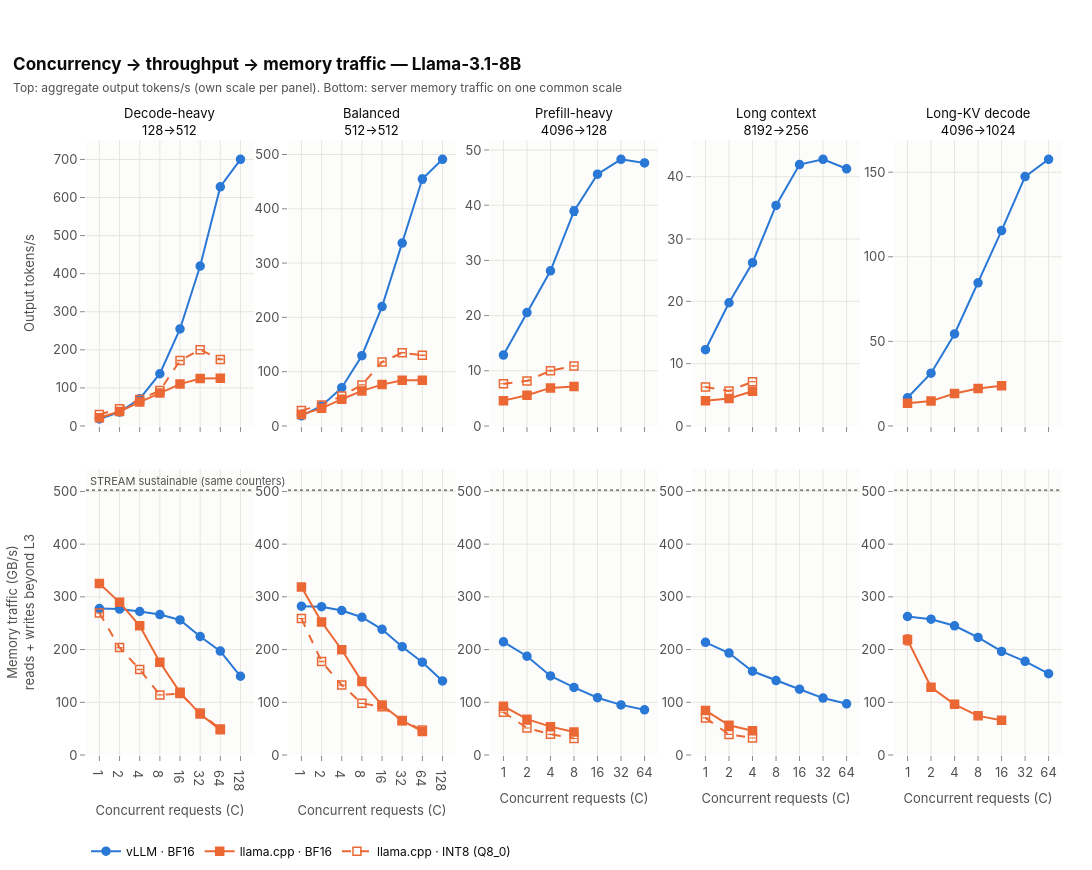

The cell this chart's notebook holds for it:
### Markdown cell above
## 1. Throughput and memory traffic together

### Code cell
fig = plots.concurrency_grid(primary, [
    plots.Panel("output_tok_s_mean", "Output tokens/s", "tok/s"),
    plots.Panel("mem_total_gbs_mean", "Memory traffic (GB/s)<br>reads + writes beyond L3", "GB/s", share_y=True,
                fmt=".0f", reference=(ceiling, "STREAM sustainable (same counters)")),
], title=f"Concurrency → throughput → memory traffic — {registry.model_label(MODEL)}",
   subtitle="Top: aggregate output tokens/s (own scale per panel). Bottom: server memory traffic on one common scale")
fig.show()
export_figure(fig, "throughput_and_memory_traffic", source=NOTEBOOK,
              caption="Output tokens/s (top) and server memory traffic (bottom) vs concurrency, with the STREAM ceiling (8B).")

### Figure 1 — Plotly figure (JSON) as saved in the notebook; plotly's stock layout.template omitted (floating-point values rounded to 4 significant figures)
{"data": [{"customdata": [[0.0312, 3.0], [0.02429, 3.0], [0.0506, 3.0], [0.03476, 3.0], [1.853, 3.0], [3.502, 3.0], [3.676, 3.0], [3.74, 3.0]], "error_y": {"array": [0.0312, 0.02429, 0.0506, 0.03476, 1.853, 3.502, 3.676, 3.74], "color": "#2a78d6", "thickness": 1.1, "type": "data", "width": 3}, "hovertemplate": "<b>vLLM · BF16</b><br>C = %{x}<br>Output tokens/s: %{y:.3g} tok/s ± %{customdata[0]:.3g}<br>repetitions: %{customdata[1]}<extra></extra>", "legendgroup": "vllm_bf16", "line": {"color": "#2a78d6", "dash": "solid", "width": 2.0}, "marker": {"color": "#2a78d6", "line": {"color": "#2a78d6", "width": 1.5}, "size": 8, "symbol": "circle"}, "mode": "lines+markers", "name": "vLLM · BF16", "showlegend": true, "type": "scatter", "x": [1, 2, 4, 8, 16, 32, 64, 128], "xaxis": "x", "y": [18.49, 36.58, 71.36, 137.2, 254.8, 420.0, 628.2, 700.4], "yaxis": "y"}, {"customdata": [[0.01496, 3.0], [0.01004, 3.0], [0.08068, 3.0], [0.07585, 3.0], [0.1544, 3.0], [0.09718, 3.0], [0.03605, 3.0]], "error_y": {"array": [0.01496, 0.01004, 0.08068, 0.07585, 0.1544, 0.09718, 0.03605], "color": "#eb6834", "thickness": 1.1, "type": "data", "width": 3}, "hovertemplate": "<b>llama.cpp · BF16</b><br>C = %{x}<br>Output tokens/s: %{y:.3g} tok/s ± %{customdata[0]:.3g}<br>repetitions: %{customdata[1]}<extra></extra>", "legendgroup": "llama_cpp_bf16", "line": {"color": "#eb6834", "dash": "solid", "width": 2.0}, "marker": {"color": "#eb6834", "line": {"color": "#eb6834", "width": 1.5}, "size": 8, "symbol": "square"}, "mode": "lines+markers", "name": "llama.cpp · BF16", "showlegend": true, "type": "scatter", "x": [1, 2, 4, 8, 16, 32, 64], "xaxis": "x", "y": [21.58, 38.07, 62.79, 86.6, 110.0, 124.5, 125.4], "yaxis": "y"}, {"customdata": [[0.01783, 3.0], [0.1006, 3.0], [0.04267, 3.0], [0.1355, 3.0], [0.2714, 3.0], [0.1703, 3.0], [0.7255, 3.0]], "error_y": {"array": [0.01783, 0.1006, 0.04267, 0.1355, 0.2714, 0.1703, 0.7255], "color": "#eb6834", "thickness": 1.1, "type": "data", "width": 3}, "hovertemplate": "<b>llama.cpp · INT8 (Q8_0)</b><br>C = %{x}<br>Output tokens/s: %{y:.3g} tok/s ± %{customdata[0]:.3g}<br>repetitions: %{customdata[1]}<extra></extra>", "legendgroup": "llama_cpp_int8", "line": {"color": "#eb6834", "dash": "dash", "width": 2.0}, "marker": {"color": "#eb6834", "line": {"color": "#eb6834", "width": 1.5}, "size": 8, "symbol": "square-open"}, "mode": "lines+markers", "name": "llama.cpp · INT8 (Q8_0)", "showlegend": true, "type": "scatter", "x": [1, 2, 4, 8, 16, 32, 64], "xaxis": "x", "y": [30.2, 44.98, 69.66, 92.91, 171.9, 200.5, 174.8], "yaxis": "y"}, {"customdata": [[0.03267, 3.0], [0.02732, 3.0], [0.0336, 3.0], [0.2749, 3.0], [0.2212, 3.0], [2.866, 3.0], [6.978, 3.0], [3.707, 3.0]], "error_y": {"array": [0.03267, 0.02732, 0.0336, 0.2749, 0.2212, 2.866, 6.978, 3.707], "color": "#2a78d6", "thickness": 1.1, "type": "data", "width": 3}, "hovertemplate": "<b>vLLM · BF16</b><br>C = %{x}<br>Output tokens/s: %{y:.3g} tok/s ± %{customdata[0]:.3g}<br>repetitions: %{customdata[1]}<extra></extra>", "legendgroup": "vllm_bf16", "line": {"color": "#2a78d6", "dash": "solid", "width": 2.0}, "marker": {"color": "#2a78d6", "line": {"color": "#2a78d6", "width": 1.5}, "size": 8, "symbol": "circle"}, "mode": "lines+markers", "name": "vLLM · BF16", "showlegend": false, "type": "scatter", "x": [1, 2, 4, 8, 16, 32, 64, 128], "xaxis": "x2", "y": [18.67, 36.84, 70.49, 129.4, 220.0, 337.0, 454.8, 491.2], "yaxis": "y2"}, {"customdata": [[0.00268, 3.0], [0.01443, 3.0], [0.007448, 3.0], [0.0473, 3.0], [0.04967, 3.0], [0.1119, 3.0], [0.03301, 3.0]], "error_y": {"array": [0.00268, 0.01443, 0.007448, 0.0473, 0.04967, 0.1119, 0.03301], "color": "#eb6834", "thickness": 1.1, "type": "data", "width": 3}, "hovertemplate": "<b>llama.cpp · BF16</b><br>C = %{x}<br>Output tokens/s: %{y:.3g} tok/s ± %{customdata[0]:.3g}<br>repetitions: %{customdata[1]}<extra></extra>", "legendgroup": "llama_cpp_bf16", "line": {"color": "#eb6834", "dash": "solid", "width": 2.0}, "marker": {"color": "#eb6834", "line": {"color": "#eb6834", "width": 1.5}, "size": 8, "symbol": "square"}, "mode": "lines+markers", "name": "llama.cpp · BF16", "showlegend": false, "type": "scatter", "x": [1, 2, 4, 8, 16, 32, 64], "xaxis": "x2", "y": [20.96, 32.49, 49.29, 64.6, 76.19, 84.1, 83.99], "yaxis": "y2"}, {"customdata": [[0.002239, 3.0], [0.03444, 3.0], [0.03493, 3.0], [0.06728, 3.0], [0.04877, 3.0], [0.322, 3.0], [0.1741, 3.0]], "error_y": {"array": [0.002239, 0.03444, 0.03493, 0.06728, 0.04877, 0.322, 0.1741], "color": "#eb6834", "thickness": 1.1, "type": "data", "width": 3}, "hovertemplate": "<b>llama.cpp · INT8 (Q8_0)</b><br>C = %{x}<br>Output tokens/s: %{y:.3g} tok/s ± %{customdata[0]:.3g}<br>repetitions: %{customdata[1]}<extra></extra>", "legendgroup": "llama_cpp_int8", "line": {"color": "#eb6834", "dash": "dash", "width": 2.0}, "marker": {"color": "#eb6834", "line": {"color": "#eb6834", "width": 1.5}, "size": 8, "symbol": "square-open"}, "mode": "lines+markers", "name": "llama.cpp · INT8 (Q8_0)", "showlegend": false, "type": "scatter", "x": [1, 2, 4, 8, 16, 32, 64], "xaxis": "x2", "y": [28.73, 38.42, 54.99, 75.67, 117.8, 134.7, 130.3], "yaxis": "y2"}, {"customdata": [[0.01777, 3.0], [0.02356, 3.0], [0.2422, 3.0], [0.767, 3.0], [0.08457, 3.0], [0.08313, 3.0], [0.02294, 3.0]], "error_y": {"array": [0.01777, 0.02356, 0.2422, 0.767, 0.08457, 0.08313, 0.02294], "color": "#2a78d6", "thickness": 1.1, "type": "data", "width": 3}, "hovertemplate": "<b>vLLM · BF16</b><br>C = %{x}<br>Output tokens/s: %{y:.3g} tok/s ± %{customdata[0]:.3g}<br>repetitions: %{customdata[1]}<extra></extra>", "legendgroup": "vllm_bf16", "line": {"color": "#2a78d6", "dash": "solid", "width": 2.0}, "marker": {"color": "#2a78d6", "line": {"color": "#2a78d6", "width": 1.5}, "size": 8, "symbol": "circle"}, "mode": "lines+markers", "name": "vLLM · BF16", "showlegend": false, "type": "scatter", "x": [1, 2, 4, 8, 16, 32, 64], "xaxis": "x3", "y": [12.84, 20.55, 28.11, 38.93, 45.62, 48.32, 47.66], "yaxis": "y3"}, {"customdata": [[0.00637, 3.0], [0.00892, 3.0], [0.003534, 3.0], [0.001356, 3.0]], "error_y": {"array": [0.00637, 0.00892, 0.003534, 0.001356], "color": "#eb6834", "thickness": 1.1, "type": "data", "width": 3}, "hovertemplate": "<b>llama.cpp · BF16</b><br>C = %{x}<br>Output tokens/s: %{y:.3g} tok/s ± %{customdata[0]:.3g}<br>repetitions: %{customdata[1]}<extra></extra>", "legendgroup": "llama_cpp_bf16", "line": {"color": "#eb6834", "dash": "solid", "width": 2.0}, "marker": {"color": "#eb6834", "line": {"color": "#eb6834", "width": 1.5}, "size": 8, "symbol": "square"}, "mode": "lines+markers", "name": "llama.cpp · BF16", "showlegend": false, "type": "scatter", "x": [1, 2, 4, 8], "xaxis": "x3", "y": [4.589, 5.565, 6.898, 7.132], "yaxis": "y3"}, {"customdata": [[0.002077, 3.0], [0.01553, 3.0], [0.0605, 3.0], [0.005366, 3.0]], "error_y": {"array": [0.002077, 0.01553, 0.0605, 0.005366], "color": "#eb6834", "thickness": 1.1, "type": "data", "width": 3}, "hovertemplate": "<b>llama.cpp · INT8 (Q8_0)</b><br>C = %{x}<br>Output tokens/s: %{y:.3g} tok/s ± %{customdata[0]:.3g}<br>repetitions: %{customdata[1]}<extra></extra>", "legendgroup": "llama_cpp_int8", "line": {"color": "#eb6834", "dash": "dash", "width": 2.0}, "marker": {"color": "#eb6834", "line": {"color": "#eb6834", "width": 1.5}, "size": 8, "symbol": "square-open"}, "mode": "lines+markers", "name": "llama.cpp · INT8 (Q8_0)", "showlegend": false, "type": "scatter", "x": [1, 2, 4, 8], "xaxis": "x3", "y": [7.657, 8.171, 10.03, 10.89], "yaxis": "y3"}, {"customdata": [[0.005154, 3.0], [0.03443, 3.0], [0.06085, 3.0], [0.04188, 3.0], [0.03011, 3.0], [0.05367, 3.0], [0.1135, 3.0]], "error_y": {"array": [0.005154, 0.03443, 0.06085, 0.04188, 0.03011, 0.05367, 0.1135], "color": "#2a78d6", "thickness": 1.1, "type": "data", "width": 3}, "hovertemplate": "<b>vLLM · BF16</b><br>C = %{x}<br>Output tokens/s: %{y:.3g} tok/s ± %{customdata[0]:.3g}<br>repetitions: %{customdata[1]}<extra></extra>", "legendgroup": "vllm_bf16", "line": {"color": "#2a78d6", "dash": "solid", "width": 2.0}, "marker": {"color": "#2a78d6", "line": {"color": "#2a78d6", "width": 1.5}, "size": 8, "symbol": "circle"}, "mode": "lines+markers", "name": "vLLM · BF16", "showlegend": false, "type": "scatter", "x": [1, 2, 4, 8, 16, 32, 64], "xaxis": "x4", "y": [12.24, 19.77, 26.2, 35.38, 41.94, 42.79, 41.27], "yaxis": "y4"}, {"customdata": [[0.0002364, 3.0], [0.006005, 3.0], [0.00051, 3.0]], "error_y": {"array": [0.0002364, 0.006005, 0.00051], "color": "#eb6834", "thickness": 1.1, "type": "data", "width": 3}, "hovertemplate": "<b>llama.cpp · BF16</b><br>C = %{x}<br>Output tokens/s: %{y:.3g} tok/s ± %{customdata[0]:.3g}<br>repetitions: %{customdata[1]}<extra></extra>", "legendgroup": "llama_cpp_bf16", "line": {"color": "#eb6834", "dash": "solid", "width": 2.0}, "marker": {"color": "#eb6834", "line": {"color": "#eb6834", "width": 1.5}, "size": 8, "symbol": "square"}, "mode": "lines+markers", "name": "llama.cpp · BF16", "showlegend": false, "type": "scatter", "x": [1, 2, 4], "xaxis": "x4", "y": [4.055, 4.416, 5.56], "yaxis": "y4"}, {"customdata": [[0.005089, 3.0], [0.00203, 3.0], [0.00802, 3.0]], "error_y": {"array": [0.005089, 0.00203, 0.00802], "color": "#eb6834", "thickness": 1.1, "type": "data", "width": 3}, "hovertemplate": "<b>llama.cpp · INT8 (Q8_0)</b><br>C = %{x}<br>Output tokens/s: %{y:.3g} tok/s ± %{customdata[0]:.3g}<br>repetitions: %{customdata[1]}<extra></extra>", "legendgroup": "llama_cpp_int8", "line": {"color": "#eb6834", "dash": "dash", "width": 2.0}, "marker": {"color": "#eb6834", "line": {"color": "#eb6834", "width": 1.5}, "size": 8, "symbol": "square-open"}, "mode": "lines+markers", "name": "llama.cpp · INT8 (Q8_0)", "showlegend": false, "type": "scatter", "x": [1, 2, 4], "xaxis": "x4", "y": [6.26, 5.614, 7.103], "yaxis": "y4"}, {"customdata": [[0.006609, 3.0], [0.03079, 3.0], [0.03434, 3.0], [0.1268, 3.0], [0.3817, 3.0], [0.4812, 3.0], [1.332, 3.0]], "error_y": {"array": [0.006609, 0.03079, 0.03434, 0.1268, 0.3817, 0.4812, 1.332], "color": "#2a78d6", "thickness": 1.1, "type": "data", "width": 3}, "hovertemplate": "<b>vLLM · BF16</b><br>C = %{x}<br>Output tokens/s: %{y:.3g} tok/s ± %{customdata[0]:.3g}<br>repetitions: %{customdata[1]}<extra></extra>", "legendgroup": "vllm_bf16", "line": {"color": "#2a78d6", "dash": "solid", "width": 2.0}, "marker": {"color": "#2a78d6", "line": {"color": "#2a78d6", "width": 1.5}, "size": 8, "symbol": "circle"}, "mode": "lines+markers", "name": "vLLM · BF16", "showlegend": false, "type": "scatter", "x": [1, 2, 4, 8, 16, 32, 64], "xaxis": "x5", "y": [16.67, 31.19, 54.39, 84.61, 115.5, 147.4, 157.6], "yaxis": "y5"}, {"customdata": [[0.5928, 3.0], [0.02069, 3.0], [0.8145, 3.0], [0.3644, 3.0], [0.3884, 3.0]], "error_y": {"array": [0.5928, 0.02069, 0.8145, 0.3644, 0.3884], "color": "#eb6834", "thickness": 1.1, "type": "data", "width": 3}, "hovertemplate": "<b>llama.cpp · BF16</b><br>C = %{x}<br>Output tokens/s: %{y:.3g} tok/s ± %{customdata[0]:.3g}<br>repetitions: %{customdata[1]}<extra></extra>", "legendgroup": "llama_cpp_bf16", "line": {"color": "#eb6834", "dash": "solid", "width": 2.0}, "marker": {"color": "#eb6834", "line": {"color": "#eb6834", "width": 1.5}, "size": 8, "symbol": "square"}, "mode": "lines+markers", "name": "llama.cpp · BF16", "showlegend": false, "type": "scatter", "x": [1, 2, 4, 8, 16], "xaxis": "x5", "y": [13.5, 14.7, 19.18, 22.12, 23.81], "yaxis": "y5"}, {"customdata": [[0.6282, 3.0], [0.1855, 3.0], [0.1999, 3.0], [0.1582, 3.0], [2.028, 3.0], [1.85, 3.0], [0.4625, 3.0], [0.4019, 3.0]], "error_y": {"array": [0.6282, 0.1855, 0.1999, 0.1582, 2.028, 1.85, 0.4625, 0.4019], "color": "#2a78d6", "thickness": 1.1, "type": "data", "width": 3}, "hovertemplate": "<b>vLLM · BF16</b><br>C = %{x}<br>Memory traffic (GB/s): %{y:.0f} GB/s ± %{customdata[0]:.0f}<br>repetitions: %{customdata[1]}<extra></extra>", "legendgroup": "vllm_bf16", "line": {"color": "#2a78d6", "dash": "solid", "width": 2.0}, "marker": {"color": "#2a78d6", "line": {"color": "#2a78d6", "width": 1.5}, "size": 8, "symbol": "circle"}, "mode": "lines+markers", "name": "vLLM · BF16", "showlegend": false, "type": "scatter", "x": [1, 2, 4, 8, 16, 32, 64, 128], "xaxis": "x6", "y": [277.8, 276.8, 272.3, 266.5, 256.2, 224.8, 197.1, 149.4], "yaxis": "y6"}, {"customdata": [[0.1718, 3.0], [0.2294, 3.0], [0.06004, 3.0], [0.1626, 3.0], [0.2615, 3.0], [0.1108, 3.0], [0.1004, 3.0]], "error_y": {"array": [0.1718, 0.2294, 0.06004, 0.1626, 0.2615, 0.1108, 0.1004], "color": "#eb6834", "thickness": 1.1, "type": "data", "width": 3}, "hovertemplate": "<b>llama.cpp · BF16</b><br>C = %{x}<br>Memory traffic (GB/s): %{y:.0f} GB/s ± %{customdata[0]:.0f}<br>repetitions: %{customdata[1]}<extra></extra>", "legendgroup": "llama_cpp_bf16", "line": {"color": "#eb6834", "dash": "solid", "width": 2.0}, "marker": {"color": "#eb6834", "line": {"color": "#eb6834", "width": 1.5}, "size": 8, "symbol": "square"}, "mode": "lines+markers", "name": "llama.cpp · BF16", "showlegend": false, "type": "scatter", "x": [1, 2, 4, 8, 16, 32, 64], "xaxis": "x6", "y": [325.2, 289.6, 245.0, 175.9, 118.9, 77.62, 47.72], "yaxis": "y6"}, {"customdata": [[0.1358, 3.0], [0.1873, 3.0], [0.296, 3.0], [0.1248, 3.0], [0.295, 3.0], [0.05862, 3.0], [0.322, 3.0]], "error_y": {"array": [0.1358, 0.1873, 0.296, 0.1248, 0.295, 0.05862, 0.322], "color": "#eb6834", "thickness": 1.1, "type": "data", "width": 3}, "hovertemplate": "<b>llama.cpp · INT8 (Q8_0)</b><br>C = %{x}<br>Memory traffic (GB/s): %{y:.0f} GB/s ± %{customdata[0]:.0f}<br>repetitions: %{customdata[1]}<extra></extra>", "legendgroup": "llama_cpp_int8", "line": {"color": "#eb6834", "dash": "dash", "width": 2.0}, "marker": {"color": "#eb6834", "line": {"color": "#eb6834", "width": 1.5}, "size": 8, "symbol": "square-open"}, "mode": "lines+markers", "name": "llama.cpp · INT8 (Q8_0)", "showlegend": false, "type": "scatter", "x": [1, 2, 4, 8, 16, 32, 64], "xaxis": "x6", "y": [269.3, 203.7, 162.3, 113.9, 116.5, 79.8, 49.22], "yaxis": "y6"}, {"customdata": [[0.4717, 3.0], [0.01067, 3.0], [0.1222, 3.0], [0.8275, 3.0], [0.0966, 3.0], [1.82, 3.0], [1.998, 3.0], [0.9607, 3.0]], "error_y": {"array": [0.4717, 0.01067, 0.1222, 0.8275, 0.0966, 1.82, 1.998, 0.9607], "color": "#2a78d6", "thickness": 1.1, "type": "data", "width": 3}, "hovertemplate": "<b>vLLM · BF16</b><br>C = %{x}<br>Memory traffic (GB/s): %{y:.0f} GB/s ± %{customdata[0]:.0f}<br>repetitions: %{customdata[1]}<extra></extra>", "legendgroup": "vllm_bf16", "line": {"color": "#2a78d6", "dash": "solid", "width": 2.0}, "marker": {"color": "#2a78d6", "line": {"color": "#2a78d6", "width": 1.5}, "size": 8, "symbol": "circle"}, "mode": "lines+markers", "name": "vLLM · BF16", "showlegend": false, "type": "scatter", "x": [1, 2, 4, 8, 16, 32, 64, 128], "xaxis": "x7", "y": [282.2, 281.3, 274.1, 261.3, 238.5, 205.5, 176.0, 140.5], "yaxis": "y7"}, {"customdata": [[0.125, 3.0], [0.2642, 3.0], [0.02442, 3.0], [0.1047, 3.0], [0.1181, 3.0], [0.08594, 3.0], [0.03908, 3.0]], "error_y": {"array": [0.125, 0.2642, 0.02442, 0.1047, 0.1181, 0.08594, 0.03908], "color": "#eb6834", "thickness": 1.1, "type": "data", "width": 3}, "hovertemplate": "<b>llama.cpp · BF16</b><br>C = %{x}<br>Memory traffic (GB/s): %{y:.0f} GB/s ± %{customdata[0]:.0f}<br>repetitions: %{customdata[1]}<extra></extra>", "legendgroup": "llama_cpp_bf16", "line": {"color": "#eb6834", "dash": "solid", "width": 2.0}, "marker": {"color": "#eb6834", "line": {"color": "#eb6834", "width": 1.5}, "size": 8, "symbol": "square"}, "mode": "lines+markers", "name": "llama.cpp · BF16", "showlegend": false, "type": "scatter", "x": [1, 2, 4, 8, 16, 32, 64], "xaxis": "x7", "y": [318.6, 252.3, 199.6, 139.4, 94.7, 65.2, 44.8], "yaxis": "y7"}, {"customdata": [[0.01303, 3.0], [0.2986, 3.0], [0.09675, 3.0], [0.09534, 3.0], [0.07741, 3.0], [0.1449, 3.0], [0.05952, 3.0]], "error_y": {"array": [0.01303, 0.2986, 0.09675, 0.09534, 0.07741, 0.1449, 0.05952], "color": "#eb6834", "thickness": 1.1, "type": "data", "width": 3}, "hovertemplate": "<b>llama.cpp · INT8 (Q8_0)</b><br>C = %{x}<br>Memory traffic (GB/s): %{y:.0f} GB/s ± %{customdata[0]:.0f}<br>repetitions: %{customdata[1]}<extra></extra>", "legendgroup": "llama_cpp_int8", "line": {"color": "#eb6834", "dash": "dash", "width": 2.0}, "marker": {"color": "#eb6834", "line": {"color": "#eb6834", "width": 1.5}, "size": 8, "symbol": "square-open"}, "mode": "lines+markers", "name": "llama.cpp · INT8 (Q8_0)", "showlegend": false, "type": "scatter", "x": [1, 2, 4, 8, 16, 32, 64], "xaxis": "x7", "y": [258.8, 177.4, 132.6, 97.95, 91.55, 65.29, 47.27], "yaxis": "y7"}, {"customdata": [[0.614, 3.0], [0.1671, 3.0], [1.195, 3.0], [1.444, 3.0], [0.2731, 3.0], [0.1791, 3.0], [0.1164, 3.0]], "error_y": {"array": [0.614, 0.1671, 1.195, 1.444, 0.2731, 0.1791, 0.1164], "color": "#2a78d6", "thickness": 1.1, "type": "data", "width": 3}, "hovertemplate": "<b>vLLM · BF16</b><br>C = %{x}<br>Memory traffic (GB/s): %{y:.0f} GB/s ± %{customdata[0]:.0f}<br>repetitions: %{customdata[1]}<extra></extra>", "legendgroup": "vllm_bf16", "line": {"color": "#2a78d6", "dash": "solid", "width": 2.0}, "marker": {"color": "#2a78d6", "line": {"color": "#2a78d6", "width": 1.5}, "size": 8, "symbol": "circle"}, "mode": "lines+markers", "name": "vLLM · BF16", "showlegend": false, "type": "scatter", "x": [1, 2, 4, 8, 16, 32, 64], "xaxis": "x8", "y": [214.7, 187.3, 150.1, 128.1, 108.7, 95.03, 85.7], "yaxis": "y8"}, {"customdata": [[0.06014, 3.0], [0.0857, 3.0], [0.02686, 3.0], [0.007025, 3.0]], "error_y": {"array": [0.06014, 0.0857, 0.02686, 0.007025], "color": "#eb6834", "thickness": 1.1, "type": "data", "width": 3}, "hovertemplate": "<b>llama.cpp · BF16</b><br>C = %{x}<br>Memory traffic (GB/s): %{y:.0f} GB/s ± %{customdata[0]:.0f}<br>repetitions: %{customdata[1]}<extra></extra>", "legendgroup": "llama_cpp_bf16", "line": {"color": "#eb6834", "dash": "solid", "width": 2.0}, "marker": {"color": "#eb6834", "line": {"color": "#eb6834", "width": 1.5}, "size": 8, "symbol": "square"}, "mode": "lines+markers", "name": "llama.cpp · BF16", "showlegend": false, "type": "scatter", "x": [1, 2, 4, 8], "xaxis": "x8", "y": [92.61, 67.94, 53.8, 43.74], "yaxis": "y8"}, {"customdata": [[0.05817, 3.0], [0.0519, 3.0], [0.117, 3.0], [0.0153, 3.0]], "error_y": {"array": [0.05817, 0.0519, 0.117, 0.0153], "color": "#eb6834", "thickness": 1.1, "type": "data", "width": 3}, "hovertemplate": "<b>llama.cpp · INT8 (Q8_0)</b><br>C = %{x}<br>Memory traffic (GB/s): %{y:.0f} GB/s ± %{customdata[0]:.0f}<br>repetitions: %{customdata[1]}<extra></extra>", "legendgroup": "llama_cpp_int8", "line": {"color": "#eb6834", "dash": "dash", "width": 2.0}, "marker": {"color": "#eb6834", "line": {"color": "#eb6834", "width": 1.5}, "size": 8, "symbol": "square-open"}, "mode": "lines+markers", "name": "llama.cpp · INT8 (Q8_0)", "showlegend": false, "type": "scatter", "x": [1, 2, 4, 8], "xaxis": "x8", "y": [81.1, 51.3, 39.31, 31.37], "yaxis": "y8"}, {"customdata": [[0.3258, 3.0], [0.3379, 3.0], [0.2882, 3.0], [0.2386, 3.0], [0.08058, 3.0], [0.08283, 3.0], [0.03107, 3.0]], "error_y": {"array": [0.3258, 0.3379, 0.2882, 0.2386, 0.08058, 0.08283, 0.03107], "color": "#2a78d6", "thickness": 1.1, "type": "data", "width": 3}, "hovertemplate": "<b>vLLM · BF16</b><br>C = %{x}<br>Memory traffic (GB/s): %{y:.0f} GB/s ± %{customdata[0]:.0f}<br>repetitions: %{customdata[1]}<extra></extra>", "legendgroup": "vllm_bf16", "line": {"color": "#2a78d6", "dash": "solid", "width": 2.0}, "marker": {"color": "#2a78d6", "line": {"color": "#2a78d6", "width": 1.5}, "size": 8, "symbol": "circle"}, "mode": "lines+markers", "name": "vLLM · BF16", "showlegend": false, "type": "scatter", "x": [1, 2, 4, 8, 16, 32, 64], "xaxis": "x9", "y": [213.7, 193.4, 158.8, 141.2, 124.8, 108.0, 97.07], "yaxis": "y9"}, {"customdata": [[0.06819, 3.0], [0.08432, 3.0], [0.009581, 3.0]], "error_y": {"array": [0.06819, 0.08432, 0.009581], "color": "#eb6834", "thickness": 1.1, "type": "data", "width": 3}, "hovertemplate": "<b>llama.cpp · BF16</b><br>C = %{x}<br>Memory traffic (GB/s): %{y:.0f} GB/s ± %{customdata[0]:.0f}<br>repetitions: %{customdata[1]}<extra></extra>", "legendgroup": "llama_cpp_bf16", "line": {"color": "#eb6834", "dash": "solid", "width": 2.0}, "marker": {"color": "#eb6834", "line": {"color": "#eb6834", "width": 1.5}, "size": 8, "symbol": "square"}, "mode": "lines+markers", "name": "llama.cpp · BF16", "showlegend": false, "type": "scatter", "x": [1, 2, 4], "xaxis": "x9", "y": [84.56, 56.41, 46.19], "yaxis": "y9"}, {"customdata": [[0.09953, 3.0], [0.05252, 3.0], [0.03222, 3.0]], "error_y": {"array": [0.09953, 0.05252, 0.03222], "color": "#eb6834", "thickness": 1.1, "type": "data", "width": 3}, "hovertemplate": "<b>llama.cpp · INT8 (Q8_0)</b><br>C = %{x}<br>Memory traffic (GB/s): %{y:.0f} GB/s ± %{customdata[0]:.0f}<br>repetitions: %{customdata[1]}<extra></extra>", "legendgroup": "llama_cpp_int8", "line": {"color": "#eb6834", "dash": "dash", "width": 2.0}, "marker": {"color": "#eb6834", "line": {"color": "#eb6834", "width": 1.5}, "size": 8, "symbol": "square-open"}, "mode": "lines+markers", "name": "llama.cpp · INT8 (Q8_0)", "showlegend": false, "type": "scatter", "x": [1, 2, 4], "xaxis": "x9", "y": [70.3, 39.0, 32.31], "yaxis": "y9"}, {"customdata": [[0.1435, 3.0], [0.2108, 3.0], [0.209, 3.0], [0.2123, 3.0], [0.5037, 3.0], [0.385, 3.0], [0.9444, 3.0]], "error_y": {"array": [0.1435, 0.2108, 0.209, 0.2123, 0.5037, 0.385, 0.9444], "color": "#2a78d6", "thickness": 1.1, "type": "data", "width": 3}, "hovertemplate": "<b>vLLM · BF16</b><br>C = %{x}<br>Memory traffic (GB/s): %{y:.0f} GB/s ± %{customdata[0]:.0f}<br>repetitions: %{customdata[1]}<extra></extra>", "legendgroup": "vllm_bf16", "line": {"color": "#2a78d6", "dash": "solid", "width": 2.0}, "marker": {"color": "#2a78d6", "line": {"color": "#2a78d6", "width": 1.5}, "size": 8, "symbol": "circle"}, "mode": "lines+markers", "name": "vLLM · BF16", "showlegend": false, "type": "scatter", "x": [1, 2, 4, 8, 16, 32, 64], "xaxis": "x10", "y": [262.7, 257.6, 245.1, 223.1, 196.4, 177.8, 154.3], "yaxis": "y10"}, {"customdata": [[9.606, 3.0], [0.1902, 3.0], [2.799, 3.0], [0.7221, 3.0], [0.6026, 3.0]], "error_y": {"array": [9.606, 0.1902, 2.799, 0.7221, 0.6026], "color": "#eb6834", "thickness": 1.1, "type": "data", "width": 3}, "hovertemplate": "<b>llama.cpp · BF16</b><br>C = %{x}<br>Memory traffic (GB/s): %{y:.0f} GB/s ± %{customdata[0]:.0f}<br>repetitions: %{customdata[1]}<extra></extra>", "legendgroup": "llama_cpp_bf16", "line": {"color": "#eb6834", "dash": "solid", "width": 2.0}, "marker": {"color": "#eb6834", "line": {"color": "#eb6834", "width": 1.5}, "size": 8, "symbol": "square"}, "mode": "lines+markers", "name": "llama.cpp · BF16", "showlegend": false, "type": "scatter", "x": [1, 2, 4, 8, 16], "xaxis": "x10", "y": [218.5, 128.4, 96.08, 74.24, 65.89], "yaxis": "y10"}], "layout": {"annotations": [{"font": {"color": "#0b0b0b", "size": 13}, "showarrow": false, "text": "Decode-heavy<br>128→512", "x": 0.086, "xanchor": "center", "xref": "paper", "y": 1.0, "yanchor": "bottom", "yref": "paper"}, {"font": {"color": "#0b0b0b", "size": 13}, "showarrow": false, "text": "Balanced<br>512→512", "x": 0.293, "xanchor": "center", "xref": "paper", "y": 1.0, "yanchor": "bottom", "yref": "paper"}, {"font": {"color": "#0b0b0b", "size": 13}, "showarrow": false, "text": "Prefill-heavy<br>4096→128", "x": 0.5, "xanchor": "center", "xref": "paper", "y": 1.0, "yanchor": "bottom", "yref": "paper"}, {"font": {"color": "#0b0b0b", "size": 13}, "showarrow": false, "text": "Long context<br>8192→256", "x": 0.707, "xanchor": "center", "xref": "paper", "y": 1.0, "yanchor": "bottom", "yref": "paper"}, {"font": {"color": "#0b0b0b", "size": 13}, "showarrow": false, "text": "Long-KV decode<br>4096→1024", "x": 0.914, "xanchor": "center", "xref": "paper", "y": 1.0, "yanchor": "bottom", "yref": "paper"}, {"font": {"color": "#52514e", "size": 11}, "showarrow": false, "text": "STREAM sustainable (same counters)", "x": 0.01, "xanchor": "left", "xref": "x6 domain", "y": 502.3, "yanchor": "bottom", "yref": "y6"}], "height": 870, "shapes": [{"line": {"color": "#52514e", "dash": "dot", "width": 1.3}, "type": "line", "x0": 0, "x1": 1, "xref": "x6 domain", "y0": 502.3, "y1": 502.3, "yref": "y6"}, {"line": {"color": "#52514e", "dash": "dot", "width": 1.3}, "type": "line", "x0": 0, "x1": 1, "xref": "x7 domain", "y0": 502.3, "y1": 502.3, "yref": "y7"}, {"line": {"color": "#52514e", "dash": "dot", "width": 1.3}, "type": "line", "x0": 0, "x1": 1, "xref": "x8 domain", "y0": 502.3, "y1": 502.3, "yref": "y8"}, {"line": {"color": "#52514e", "dash": "dot", "width": 1.3}, "type": "line", "x0": 0, "x1": 1, "xref": "x9 domain", "y0": 502.3, "y1": 502.3, "yref": "y9"}, {"line": {"color": "#52514e", "dash": "dot", "width": 1.3}, "type": "line", "x0": 0, "x1": 1, "xref": "x10 domain", "y0": 502.3, "y1": 502.3, "yref": "y10"}], "title": {"text": "<b>Concurrency → throughput → memory traffic — Llama-3.1-8B</b><br><span style='font-size:12px;color:#52514e'>Top: aggregate output tokens/s (own scale per panel). Bottom: server memory traffic on one common scale</span>"}, "width": 1100, "xaxis": {"anchor": "y", "domain": [0.0, 0.172], "matches": "x6", "showticklabels": false, "ticktext": ["1", "2", "4", "8", "16", "32", "64", "128"], "tickvals": [1, 2, 4, 8, 16, 32, 64, 128], "type": "log"}, "xaxis10": {"anchor": "y10", "domain": [0.828, 1.0], "ticktext": ["1", "2", "4", "8", "16", "32", "64", "128"], "tickvals": [1, 2, 4, 8, 16, 32, 64, 128], "title": {"text": "Concurrent requests (C)"}, "type": "log"}, "xaxis2": {"anchor": "y2", "domain": [0.207, 0.379], "matches": "x7", "showticklabels": false, "ticktext": ["1", "2", "4", "8", "16", "32", "64", "128"], "tickvals": [1, 2, 4, 8, 16, 32, 64, 128], "type": "log"}, "xaxis3": {"anchor": "y3", "domain": [0.414, 0.586], "matches": "x8", "showticklabels": false, "ticktext": ["1", "2", "4", "8", "16", "32", "64", "128"], "tickvals": [1, 2, 4, 8, 16, 32, 64, 128], "type": "log"}, "xaxis4": {"anchor": "y4", "domain": [0.621, 0.793], "matches": "x9", "showticklabels": false, "ticktext": ["1", "2", "4", "8", "16", "32", "64", "128"], "tickvals": [1, 2, 4, 8, 16, 32, 64, 128], "type": "log"}, "xaxis5": {"anchor": "y5", "domain": [0.828, 1.0], "matches": "x10", "showticklabels": false, "ticktext": ["1", "2", "4", "8", "16", "32", "64", "128"], "tickvals": [1, 2, 4, 8, 16, 32, 64, 128], "type": "log"}, "xaxis6": {"anchor": "y6", "domain": [0.0, 0.172], "ticktext": ["1", "2", "4", "8", "16", "32", "64", "128"], "tickvals": [1, 2, 4, 8, 16, 32, 64, 128], "title": {"text": "Concurrent requests (C)"}, "type": "log"}, "xaxis7": {"anchor": "y7", "domain": [0.207, 0.379], "ticktext": ["1", "2", "4", "8", "16", "32", "64", "128"], "tickvals": [1, 2, 4, 8, 16, 32, 64, 128], "title": {"text": "Concurrent requests (C)"}, "type": "log"}, "xaxis8": {"anchor": "y8", "domain": [0.414, 0.586], "ticktext": ["1", "2", "4", "8", "16", "32", "64", "128"], "tickvals": [1, 2, 4, 8, 16, 32, 64, 128], "title": {"text": "Concurrent requests (C)"}, "type": "log"}, "xaxis9": {"anchor": "y9", "domain": [0.621, 0.793], "ticktext": ["1", "2", "4", "8", "16", "32", "64", "128"], "tickvals": [1, 2, 4, 8, 16, 32, 64, 128], "title": {"text": "Concurrent requests (C)"}, "type": "log"}, "yaxis": {"anchor": "x", "domain": [0.535, 1.0], "rangemode": "tozero", "title": {"text": "Output tokens/s"}, "type": "linear"}, "yaxis10": {"anchor": "x10", "domain": [0.0, 0.465], "range": [0, 542.5], "rangemode": "tozero", "type": "linear"}, "yaxis2": {"anchor": "x2", "domain": [0.535, 1.0], "rangemode": "tozero", "type": "linear"}, "yaxis3": {"anchor": "x3", "domain": [0.535, 1.0], "rangemode": "tozero", "type": "linear"}, "yaxis4": {"anchor": "x4", "domain": [0.535, 1.0], "rangemode": "tozero", "type": "linear"}, "yaxis5": {"anchor": "x5", "domain": [0.535, 1.0], "rangemode": "tozero", "type": "linear"}, "yaxis6": {"anchor": "x6", "domain": [0.0, 0.465], "range": [0, 542.5], "rangemode": "tozero", "title": {"text": "Memory traffic (GB/s)<br>reads + writes beyond L3"}, "type": "linear"}, "yaxis7": {"anchor": "x7", "domain": [0.0, 0.465], "range": [0, 542.5], "rangemode": "tozero", "type": "linear"}, "yaxis8": {"anchor": "x8", "domain": [0.0, 0.465], "range": [0, 542.5], "rangemode": "tozero", "type": "linear"}, "yaxis9": {"anchor": "x9", "domain": [0.0, 0.465], "range": [0, 542.5], "rangemode": "tozero", "type": "linear"}}}
